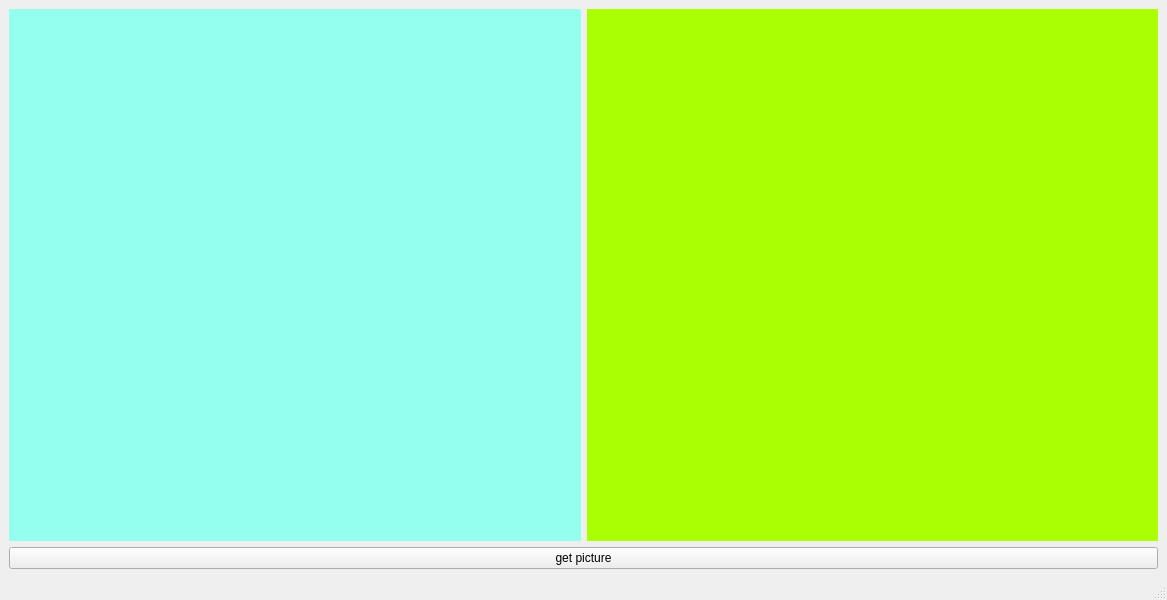
<?xml version="1.0" encoding="UTF-8"?>
<ui version="4.0">
 <class>MainWindow</class>
 <widget class="QMainWindow" name="MainWindow">
  <property name="geometry">
   <rect>
    <x>0</x>
    <y>0</y>
    <width>1167</width>
    <height>600</height>
   </rect>
  </property>
  <property name="windowTitle">
   <string>MainWindow</string>
  </property>
  <widget class="QWidget" name="centralwidget">
   <layout class="QGridLayout" name="gridLayout">
    <item row="0" column="2">
     <widget class="QLabel" name="pic2">
      <property name="styleSheet">
       <string notr="true">background-color: rgb(170, 255, 0)</string>
      </property>
      <property name="text">
       <string/>
      </property>
     </widget>
    </item>
    <item row="0" column="1">
     <widget class="QLabel" name="pic1">
      <property name="styleSheet">
       <string notr="true">background-color: rgb(148, 255, 239)</string>
      </property>
      <property name="text">
       <string/>
      </property>
     </widget>
    </item>
    <item row="1" column="1" colspan="2">
     <widget class="QPushButton" name="pushButton">
      <property name="text">
       <string>get picture</string>
      </property>
     </widget>
    </item>
   </layout>
  </widget>
  <widget class="QMenuBar" name="menubar">
   <property name="geometry">
    <rect>
     <x>0</x>
     <y>0</y>
     <width>1167</width>
     <height>28</height>
    </rect>
   </property>
  </widget>
  <widget class="QStatusBar" name="statusbar"/>
 </widget>
 <resources/>
 <connections>
  <connection>
   <sender>pushButton</sender>
   <signal>clicked()</signal>
   <receiver>MainWindow</receiver>
   <slot>getPicture()</slot>
   <hints>
    <hint type="sourcelabel">
     <x>472</x>
     <y>542</y>
    </hint>
    <hint type="destinationlabel">
     <x>395</x>
     <y>566</y>
    </hint>
   </hints>
  </connection>
 </connections>
 <slots>
  <slot>getPicture()</slot>
 </slots>
</ui>
